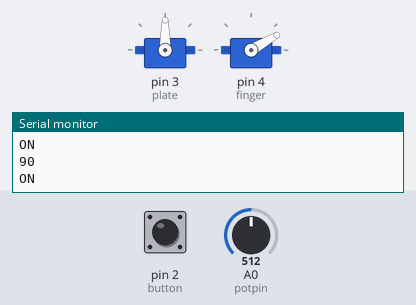
This sketch was run on a simulated Arduino Uno, built with avr-gcc and run on an emulated ATmega328P. Parts: 2 × servo, the last lines printed to the serial monitor. The test bench sets the inputs (shaded band); at power-on: A0 (potpin) = 512, pin 2 (button) LOW.

Above: at 3.2 s.
3.3 s: A0 (potpin) set to 306
At 3.75 s:
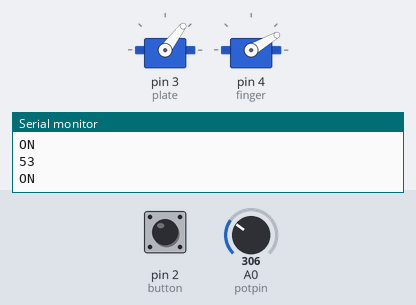
6.6 s: A0 (potpin) set to 122
At 7.65 s:
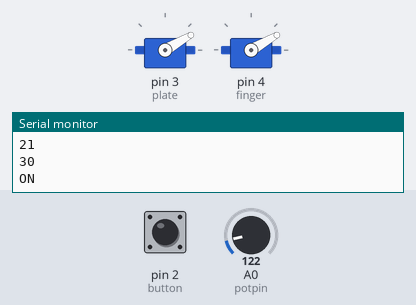
9.9 s: pin 2 (button) pulled HIGH for 3.2 s
14.6 s: A0 (potpin) set to 716
At 15.34 s:
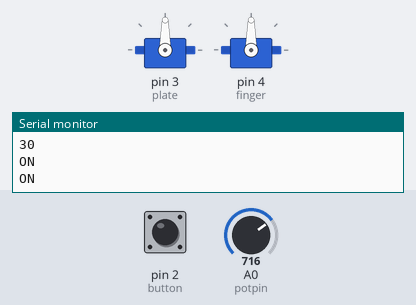
17.9 s: A0 (potpin) set to 80
At 18.59 s:
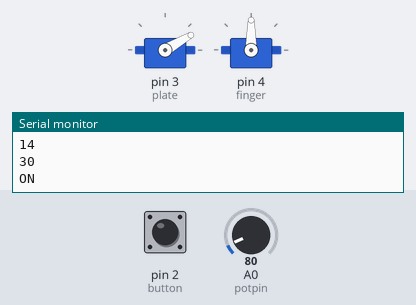
Timing chart, 0 to 22.2 s (numbered marks = the images above; inputs shaded):
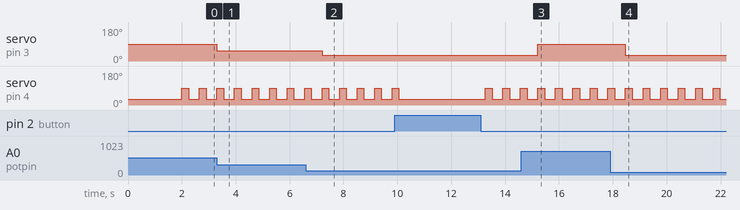

Measured:
- after the input at 3.3 s, servo on pin 3 (plate): 90° → 53° at once
- after the input at 6.6 s, servo on pin 3 (plate): 53° → 30° after 0.61 s
- after the input at 14.6 s, servo on pin 3 (plate): 30° → 90° after 0.62 s
- after the input at 17.9 s, servo on pin 3 (plate): 90° → 30° after 0.57 s
- by itself, servo on pin 4 (finger): repeats every 0.65 s: 90° 0.25 s, 30° 0.40 s

The sketch:

3_Way_movement_CarromBot.ino
```cpp
#include <Servo.h>
#define m1 30     //Naming motor pins and assigning pin numbers on the arduino (Will be used to move bot along the rails)
#define m2 31
#define m3 32
#define m4 33

Servo finger;    //Naming Servo's (Arduino thinks the brushless motors are servos)
Servo plate;

int potpin = 0;    //potpin is short for potentiometerPin, intitializing variables
int button = 2;
int val;

bool buttonState = LOW;     //Explained later, (Bool can only be set to 0,1 / ON,OFF)
bool check = LOW;


void setup() {
  Serial.begin(9600);        //Initializing serial monitor

  plate.attach(3);           //Plate was defined earlier, this line states its attachd to pin3 on the arduino
  finger.attach(4);          //Finger was defined earlier, this line states its attachd to pin4 on the arduino

  pinMode (button, INPUT);   //Arduino will ONLY recive info from these two pins which were defined earlier
  pinMode (potpin, INPUT);

  finger.write(30);   //ESC arm command. ESCs won't start unless input speed is less during initialization.
  delay(2000);            //ESC initialization delay. (Beeping time)
}


void shoot () {                          //Function to Shoot using both motors
  buttonState = digitalRead(button);     //Check weather the button is pressed or not
  if (buttonState == HIGH) {             //A bit confuing, but basically if buttonState == HIGH then it is Off, (kind-of jugaad)
    Serial.println("OFF");               //Writes OFF in the Serial Monitor, does nothing else.
  } else if (buttonState != HIGH) {
    Serial.println("ON");               //If button state is != HIGH (!= means not equal) THen
    finger.write(90);                   //Sets motor speed to 90, AKA ON
    delay(250);                         //Motor is on at 90 Speed for 0.250 seconds
    finger.write(30);                   //Motor speed set to 30 AKA OFF
  }
  delay(400);
}

void swivle () {                        //Function to Rotate the bot using servo
  val = analogRead(potpin);             //Read the value recived from the potentiometer
  val = map(val, 0, 1023, 0, 180);      //Potentiometer gives values from 0 - 1023, this line remaps those values to 0 - 180 for easier use (Servo only rotates 180*)
  if (val > 90) {                       //If the Value recived is > 90, it resets the value to 90 (Usually not needed but our bot has physical limitations)
    val = 90;
    plate.write(val);
  }
  else {
  plate.write(val);                    //If value is not above 90 it writes the real value recieved from the potentiometer
  Serial.println(val);
  }
  if (val < 30) {       //This part was not functioning properly, the logic is similar as above; If value recived is lower then 30 reset it to 30(Physical limitations).
    val = 30;
    plate.write(val);
    Serial.println(val);
  }
  else {
    plate.write(val);
  }


}

void rails (){          //Need to work on this, code to move it along the rails

}
void loop() {
  swivle();            //Calling the function created above (Line 45)
  shoot();             //Calling the function created above (Line 32)


}
```
